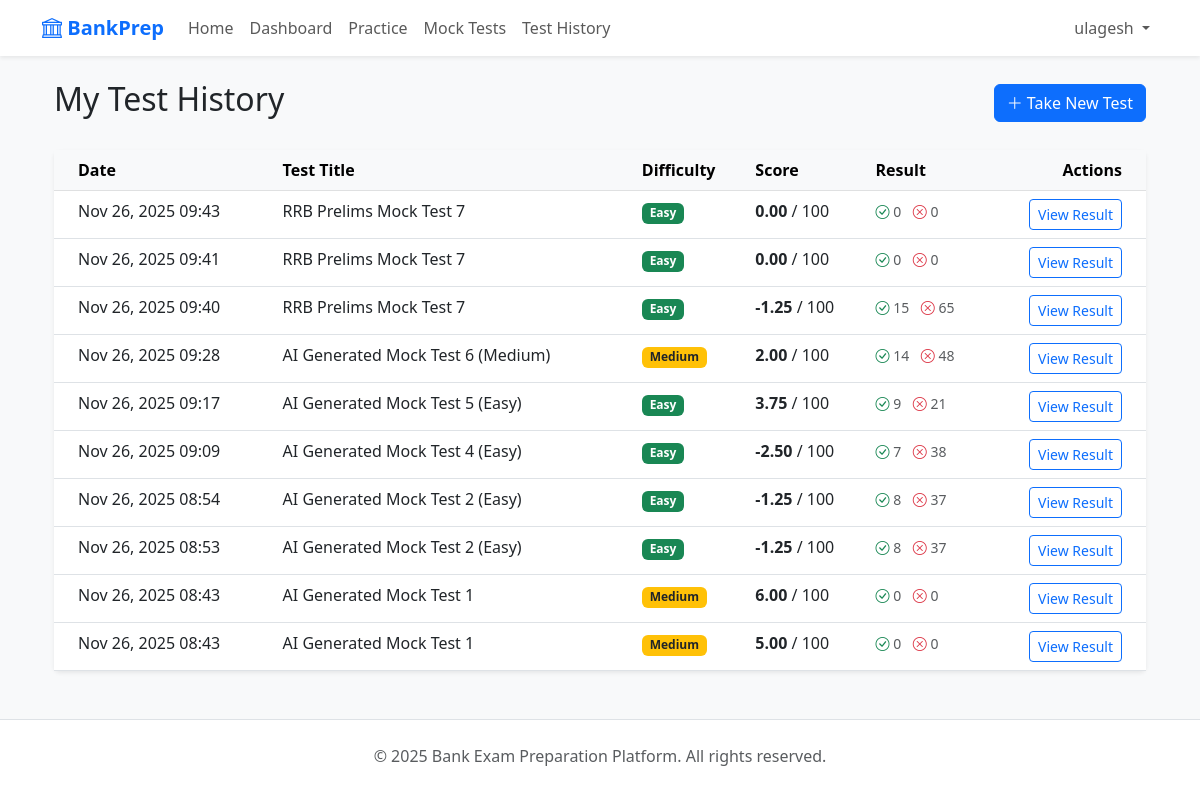
The app's page /tests/history/ (signed in), older data.
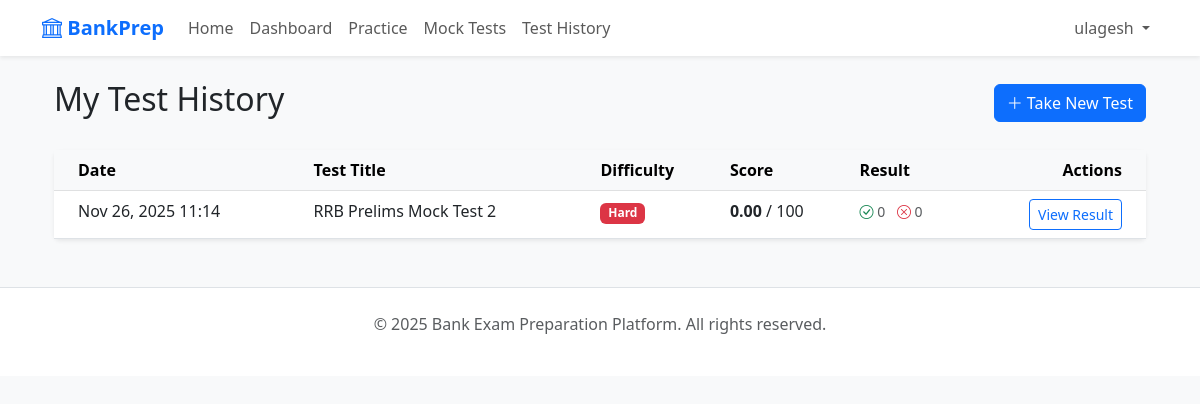
The same page, newer data.
### tests/models.py (models this page shows, shortened)
class UserTestAttempt(models.Model):
    user = models.ForeignKey(settings.AUTH_USER_MODEL, on_delete=models.CASCADE)
    mock_test = models.ForeignKey(MockTest, on_delete=models.CASCADE)
    score = models.FloatField(default=0.0)
    correct_count = models.IntegerField(default=0)
    wrong_count = models.IntegerField(default=0)
    skipped_count = models.IntegerField(default=0)
    completed_at = models.DateTimeField(auto_now_add=True)

class MockTest(models.Model):
    DIFFICULTY_CHOICES = [
        ('Easy', 'Easy'),
        ('Medium', 'Medium'),
        ('Hard', 'Hard'),
    ]
    EXAM_TYPE_CHOICES = [
        ('SBI', 'SBI Clerk'),
        ('IBPS', 'IBPS Clerk'),
        ('RRB', 'RRB Clerk'),
    ]
    STAGE_CHOICES = [
        ('Prelims', 'Prelims'),
        ('Mains', 'Mains'),
    ]
    title = models.CharField(max_length=200)
    exam = models.ForeignKey(Exam, on_delete=models.CASCADE)
    duration = models.IntegerField(help_text="Duration in minutes")
    difficulty = models.CharField(max_length=10, choices=DIFFICULTY_CHOICES, default='Medium')
    exam_type = models.CharField(max_length=10, choices=EXAM_TYPE_CHOICES, default='SBI')
    stage = models.CharField(max_length=10, choices=STAGE_CHOICES, default='Prelims')
    total_marks = models.FloatField(default=100.0)
    created_at = models.DateTimeField(auto_now_add=True)

### tests/views.py (the view)
# urls.py: path('history/', views.test_history, name='test_history'),
@login_required
def test_history(request):
    attempts = UserTestAttempt.objects.filter(user=request.user).order_by('-completed_at')
    return render(request, 'tests/test_history.html', {'attempts': attempts})

### tests/templates/tests/test_history.html (shortened to what this page needs)
{% extends "base.html" %}
{% block content %}
<div class="container">
    <div class="d-flex justify-content-between align-items-center mb-4">
        <h2>My Test History</h2>
        <a href="{% url 'generate_test' %}" class="btn btn-primary"><i class="bi bi-plus-lg"></i> Take New Test</a>
    </div>
    {% if attempts %}
    <div class="card shadow-sm">
        <div class="card-body p-0">
            <div class="table-responsive">
                <table class="table table-hover mb-0">
                    <thead class="table-light">
                        <tr>
                            <th scope="col" class="ps-4">Date</th>
                            <th scope="col">Test Title</th>
                            <th scope="col">Difficulty</th>
                            <th scope="col">Score</th>
                            <th scope="col">Result</th>
                            <th scope="col" class="text-end pe-4">Actions</th>
                        </tr>
                    </thead>
                    <tbody>
                        {% for attempt in attempts %}
                        <tr>
                            <td class="ps-4">{{ attempt.completed_at|date:"M d, Y H:i" }}</td>
                            <td>{{ attempt.mock_test.title }}</td>
                            <td>
                                {% if attempt.mock_test.difficulty == 'Easy' %}
                                <span class="badge bg-success">Easy</span>
                                {% elif attempt.mock_test.difficulty == 'Medium' %}
                                <span class="badge bg-warning text-dark">Medium</span>
                                {% else %}
                                <span class="badge bg-danger">Hard</span>
                                {% endif %}
                            </td>
                            <td><strong>{{ attempt.score|floatformat:2 }}</strong> / {{attempt.mock_test.total_marks|floatformat:0 }}</td>
                            <td>
                                <span class="text-muted small">
                                    <i class="bi bi-check-circle text-success"></i> {{ attempt.correct_count }}
                                    <i class="bi bi-x-circle text-danger ms-2"></i> {{ attempt.wrong_count }}
                                </span>
                            </td>
                            <td class="text-end pe-4">
                                <a href="{% url 'test_result' attempt.id %}" class="btn btn-sm btn-outline-primary">
                                    View Result
                                </a>
                            </td>
                        </tr>
                        {% endfor %}
                    </tbody>
                </table>
            </div>
        </div>
    </div>
    {% endif %}
</div>
{% endblock %}

Row changes from the older to the newer data that the page shows:
removed UserTestAttempt: completed_at "Nov 26, 2025 09:43", mock_test "RRB Prelims Mock Test 7", shows "Easy", score "0.00", mock_test.total_marks "100", correct_count "0", wrong_count "0"
removed UserTestAttempt: completed_at "Nov 26, 2025 09:41", mock_test "RRB Prelims Mock Test 7", shows "Easy", score "0.00", mock_test.total_marks "100", correct_count "0", wrong_count "0"
removed UserTestAttempt: completed_at "Nov 26, 2025 09:40", mock_test "RRB Prelims Mock Test 7", shows "Easy", score "-1.25", mock_test.total_marks "100", correct_count "15", wrong_count "65"
removed UserTestAttempt: completed_at "Nov 26, 2025 09:28", mock_test "AI Generated Mock Test 6 (Medium)", score "2.00", mock_test.total_marks "100", correct_count "14", wrong_count "48"
removed UserTestAttempt: completed_at "Nov 26, 2025 09:17", mock_test "AI Generated Mock Test 5 (Easy)", score "3.75", mock_test.total_marks "100", correct_count "9", wrong_count "21"
removed UserTestAttempt: completed_at "Nov 26, 2025 09:09", mock_test "AI Generated Mock Test 4 (Easy)", score "-2.50", mock_test.total_marks "100", correct_count "7", wrong_count "38"
removed UserTestAttempt: completed_at "Nov 26, 2025 08:54", mock_test "AI Generated Mock Test 2 (Easy)", score "-1.25", mock_test.total_marks "100", correct_count "8", wrong_count "37"
removed UserTestAttempt: completed_at "Nov 26, 2025 08:53", mock_test "AI Generated Mock Test 2 (Easy)", score "-1.25", mock_test.total_marks "100", correct_count "8", wrong_count "37"
removed UserTestAttempt: completed_at "Nov 26, 2025 08:43", mock_test "AI Generated Mock Test 1", shows "Medium", score "6.00", mock_test.total_marks "100", correct_count "0", wrong_count "0"
removed UserTestAttempt: completed_at "Nov 26, 2025 08:43", mock_test "AI Generated Mock Test 1", shows "Medium", score "5.00", mock_test.total_marks "100", correct_count "0", wrong_count "0"
added UserTestAttempt: completed_at "Nov 26, 2025 11:14", mock_test "RRB Prelims Mock Test 2", shows "Hard", score "0.00", mock_test.total_marks "100", correct_count "0", wrong_count "0"
